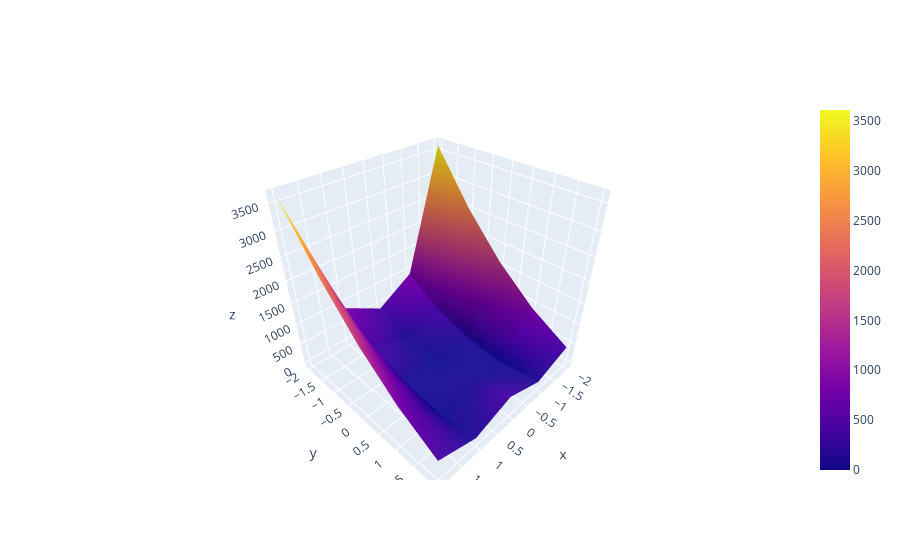

Notebook source saved alongside this figure:
### Markdown cell above
### Postprocessing

You can now interact with these results as with any other Python object.
For example, you can plot the results:

### Code cell
import plotly.graph_objects as go
import numpy as np

input_data = results["input_data"]
output_data = results["raw_output_data"]["result"]

x = np.unique(input_data[:,0])
y = np.unique(input_data[:,1])

shape_x = x.shape[0]
shape_y = y.shape[0]

z = output_data.reshape((shape_x, shape_y))
fig = go.Figure(data=[go.Surface(x=x,y=y, z=z)])

fig.show()

### Figure 1 — Plotly figure (JSON) as saved in the notebook; plotly's stock layout.template omitted (floating-point values rounded to 4 significant figures)
{"data": [{"type": "surface", "x": [-2, -1, 0, 1, 2], "y": [-2, -1, 0, 1, 2], "z": [[3609, 904, 401, 900, 3601], [2509, 404, 101, 400, 2501], [1609, 104, 1, 100, 1601], [909, 4, 101, 0, 901], [409, 104, 401, 100, 401]]}], "layout": {}}
